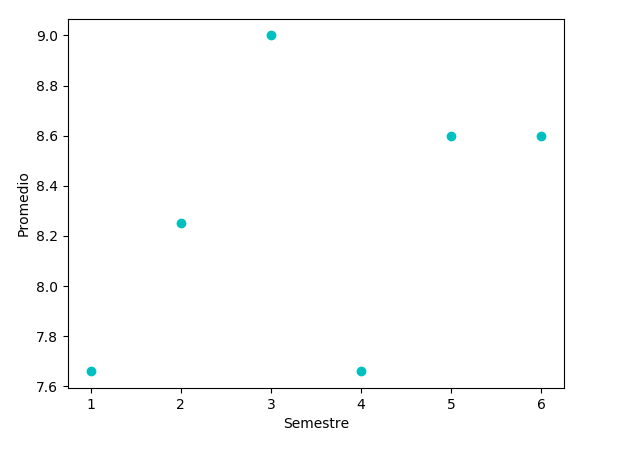

Here is the Python script that generated this plot:
# scatterplot.py
import numpy as np
import pylab as pl 
# Make an array of x values
x = [1, 2, 3, 4, 5, 6]
# Make an array of y values fro each x value
y = [7.66, 8.25, 9.00, 7.66, 8.60, 8.60]
# use pylab to plot x and y as cyan circle 
pl.plot(x, y, 'co')
# Inserta título en el eje y
pl.ylabel('Promedio')
# Inserta título en el eje x
pl.xlabel('Semestre')
# show the plot on the screen 
pl.savefig('semestrevspromedio.png')
